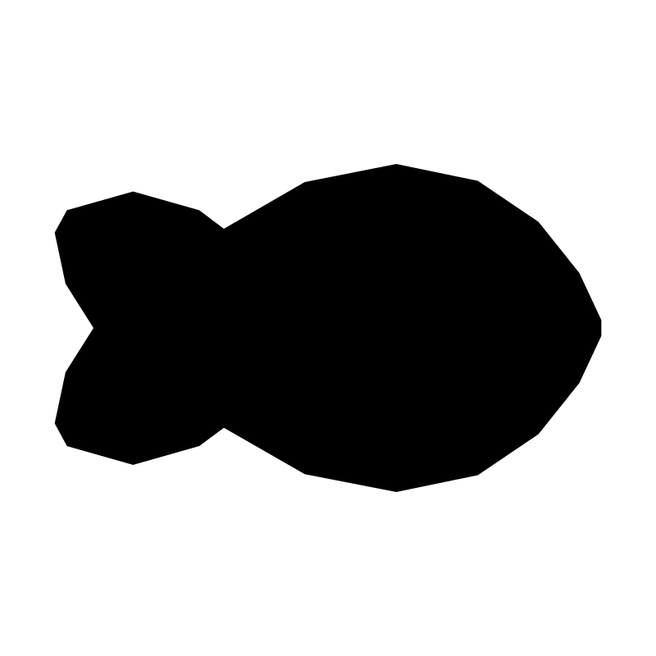
#> input picture src/collage_templates/fish.png, 656 x 656 px, shrunk from 800 x 800 before the run
$ python main.py
#> lines starting #> are read from the running program, lines starting #| are printed output that depends on the picture; after the words box and inside, x2 and y2 are one past the last pixel; in counts of white or black regions, pixels touching at a corner belong together
"""
Module to process the image containing the collage template. Uses a threshold to
set apart the (white) background from the (darker) foreground. Cuts the shape out
and surrounds it with transparent pixels. Fills the leftover shape with white boxes
to place images in.
"""

# Standard library imports
import random

# External library imports
import cv2
import numpy as np
from PIL import Image, ImageDraw
###########################################################################################


def make_background_transparent(path_to_image):
#> called with path_to_image = 'src/collage_templates/fish.png'
    image = cv2.imread(path_to_image)
#> image is the input picture: shape (656, 656, 3); min 0, max 255, mean 174.5

    gray = cv2.cvtColor(image, cv2.COLOR_BGR2GRAY)

    threshold_value = 145
    _, thresholded = cv2.threshold(gray, threshold_value, 255, cv2.THRESH_BINARY)
#> thresholded: shape (656, 656); 68.4% white; 1 black region, box (x1, y1, x2, y2) and area: (55, 164, 601, 492) 135962
    thresholded = cv2.bitwise_not(thresholded)
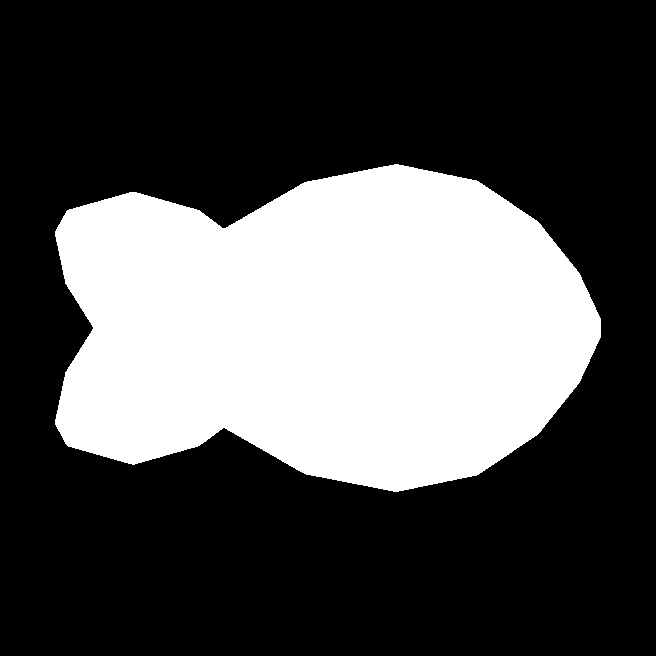
#> thresholded: shape (656, 656); 31.6% white; 1 white region, box (x1, y1, x2, y2) and area: (55, 164, 601, 492) 135962

    rgba_image = cv2.cvtColor(image, cv2.COLOR_BGR2BGRA)
    rgba_image[:, :, 3] = thresholded

    # Shows the temporary image with a transparent background
    cv2.imshow('Original Image with Transparent Areas', rgba_image)
    cv2.waitKey(0)
    cv2.destroyAllWindows()
    cv2.imwrite('static/original_with_transparent_areas.png', rgba_image)


###########################################################################################
def fill_with_random_squares(path_to_image, buffer: int,
                             min_number_squares: int, max_number_squares: int,
                             min_square_width: int, max_square_width: int,
                             min_square_height: int, max_square_height: int):

#> called with buffer = 5, min_number_squares = 3, max_number_squares = 5, min_square_width = 80, max_square_width = 200, min_square_height = 80, max_square_height = 200
    image = Image.open(path_to_image).convert("RGBA")
    image_data = np.array(image)
    num_rectangles = random.randint(min_number_squares, max_number_squares)

    # Creating a mask of the image containing all non-white and non-transparent pixels.
    non_transparent_mask = (image_data[:, :, 3] > 0) & ~np.all(image_data[:, :, :3] == 255, axis=2)
    occupied_mask = np.zeros_like(non_transparent_mask, dtype=bool)

    max_attempts = 1000

    draw = ImageDraw.Draw(image)

    for _ in range(num_rectangles):
        success = False
        attempts = 0
        while not success and attempts < max_attempts:
            attempts += 1
            width = random.randint(min_square_width, max_square_width)
            height = random.randint(min_square_height, max_square_height)

            y_coords, x_coords = np.where(non_transparent_mask & ~occupied_mask)
            if len(x_coords) == 0:
                break

            idx = random.randint(0, len(x_coords) - 1)
            x_start = x_coords[idx]
            y_start = y_coords[idx]
            x_end = x_start + width
            y_end = y_start + height

            x_start_buffer = max(x_start - buffer, 0)
            y_start_buffer = max(y_start - buffer, 0)
            x_end_buffer = min(x_end + buffer, image_data.shape[1])
            y_end_buffer = min(y_end + buffer, image_data.shape[0])

            if x_end_buffer > image_data.shape[1] or y_end_buffer > image_data.shape[0]:
                continue

            rect_non_transparent = non_transparent_mask[y_start_buffer:y_end_buffer, x_start_buffer:x_end_buffer]
            if not np.all(rect_non_transparent):
                continue

            # Check if the rectangle that should be placed, will override an existing rectangle in the image.
            rect_occupied = occupied_mask[y_start_buffer:y_end_buffer, x_start_buffer:x_end_buffer]
            if np.any(rect_occupied):
                continue

            success = True
            draw.rectangle((x_start, y_start, x_end, y_end), fill=(255, 255, 255, 255))
            occupied_mask[y_start_buffer:y_end_buffer, x_start_buffer:x_end_buffer] = True

        if not success:
            print(f"Konnte kein Platz für ein Rechteck finden nach {max_attempts} Versuchen.")
            break
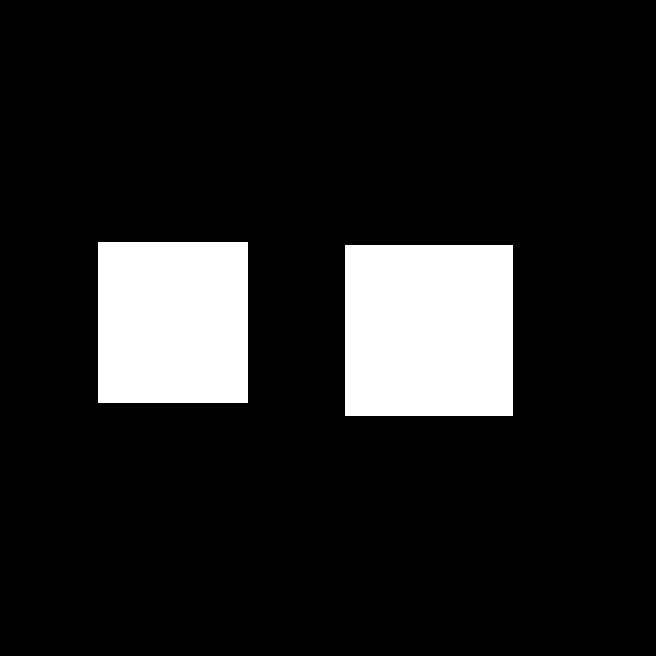
#> occupied_mask: shape (656, 656) bool; 12.3% white; 2 white regions, box (x1, y1, x2, y2) and area: (345, 245, 513, 416) 28728, (98, 242, 248, 403) 24150

    output_path = 'static/background.png'
    image.save(output_path)
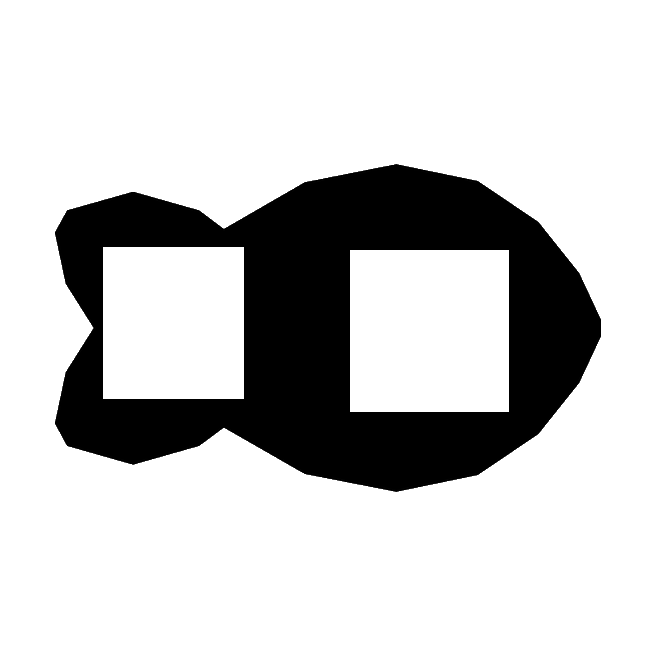
#> saved as background.png: PIL image 656x656 RGBA; mean R, G, B, A 202.5, 202.5, 202.5, 80.6; transparent parts drawn white
    image.show()

###########################################################################################
#---------------------------------Script starts here--------------------------------------#
###########################################################################################
img_path = 'src/collage_templates/fish.png'
make_background_transparent(img_path)

img_transparent_path = 'static/original_with_transparent_areas.png'
fill_with_random_squares(img_transparent_path, buffer=5,
                         min_number_squares=3, max_number_squares=5,
                         min_square_width=80, max_square_width=200,
                         min_square_height=80, max_square_height=200)
